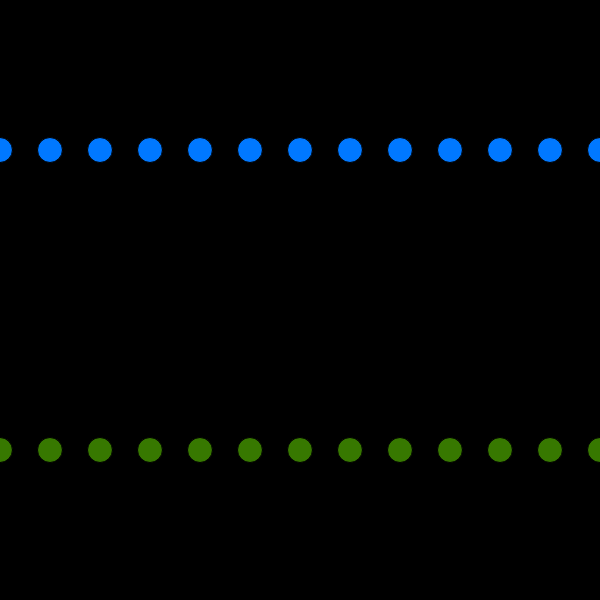
Frame 1 (no input)
Frame 60 (no input): identical to frame 1, image omitted
Frame 120 (the mouse pressed at the canvas centre since frame 60): identical to frame 1, image omitted

The p5.js sketch that drew this single still picture (run headless with seeded random() and noise() and a simulated clock; from frame 60 on, the mouse is pressed at the canvas centre):

// p5.js sketch
// ── sketch.js
function setup() {
  createCanvas(600, 600);


}

function draw() {
  background(0);

  let x = 0;

  //while and for loops below do the same thing

  while (x <= width) {
    fill(0, 120, 255);
    ellipse(x, 150, 25, 25);
    x += 50;
  }

  for (let i = 0; i <= width; i = i + 50) {
    fill(55, 120, 0);
    ellipse(i, 450, 25);

  }


}



/**
05 may 2019

first day

fast rust removal continued

which subjets recovered:

11) while and for loops


**/
